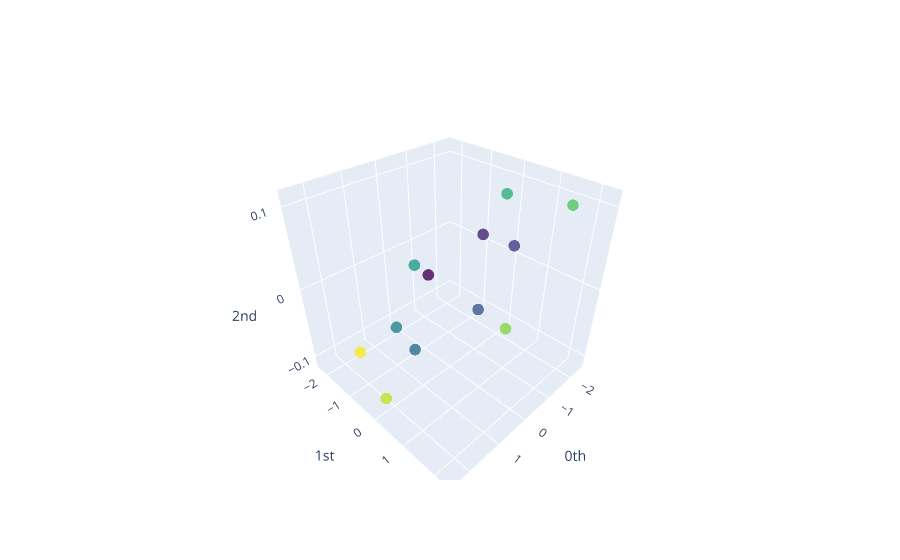

The notebook cell saved with this chart:
### Markdown cell above
### Benzene
It looks like information about the bond lengths are included.

### Code cell
coords, diagrams_basic = smiles_to_persistence_diagrams(benzene_smiles)
plot_point_cloud(coords)

### Figure 1 — Plotly figure (JSON) as saved in the notebook; plotly's stock layout.template omitted (floating-point values rounded to 4 significant figures)
{"data": [{"marker": {"color": [0, 1, 2, 3, 4, 5, 6, 7, 8, 9, 10, 11], "colorscale": [[0, "#440154"], [0.1111, "#482878"], [0.2222, "#3e4989"], [0.3333, "#31688e"], [0.4444, "#26828e"], [0.5556, "#1f9e89"], [0.6667, "#35b779"], [0.7778, "#6ece58"], [0.8889, "#b5de2b"], [1, "#fde725"]], "opacity": 0.8, "size": 4}, "mode": "markers", "type": "scatter3d", "x": [-0.5309, -1.386, -0.8547, 0.5309, 1.386, 0.8547, -0.9417, -2.458, -1.516, 0.9417, 2.458, 1.516], "y": [-1.294, -0.1884, 1.106, 1.294, 0.1884, -1.106, -2.295, -0.3341, 1.961, 2.295, 0.3341, -1.961], "z": [-0.01993, 0.04242, 0.06235, 0.01993, -0.04242, -0.06235, -0.03535, 0.07523, 0.1106, 0.03535, -0.07523, -0.1106]}], "layout": {"scene": {"xaxis": {"exponentformat": "e", "showexponent": "all", "title": {"text": "0th"}, "type": "linear"}, "yaxis": {"exponentformat": "e", "showexponent": "all", "title": {"text": "1st"}, "type": "linear"}, "zaxis": {"exponentformat": "e", "showexponent": "all", "title": {"text": "2nd"}, "type": "linear"}}}}
